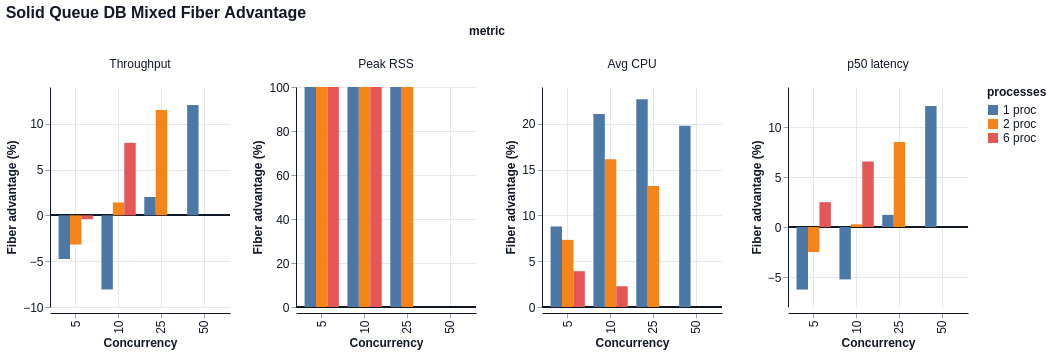

The Vega-Lite source for this figure:
### Vega-Lite specification from a JSON file in a GitHub repository (floating-point values rounded to 4 significant figures)
{"$schema": "https://vega.github.io/schema/vega-lite/v6.json", "title": "Solid Queue DB Mixed Fiber Advantage", "data": {"values": [{"concurrency": 5, "processes": "1 proc", "metric": "Throughput", "value": -4.764}, {"concurrency": 5, "processes": "1 proc", "metric": "Peak RSS", "value": 100.0}, {"concurrency": 5, "processes": "1 proc", "metric": "Avg CPU", "value": 8.785}, {"concurrency": 5, "processes": "1 proc", "metric": "p50 latency", "value": -6.256}, {"concurrency": 10, "processes": "1 proc", "metric": "Throughput", "value": -8.088}, {"concurrency": 10, "processes": "1 proc", "metric": "Peak RSS", "value": 100.0}, {"concurrency": 10, "processes": "1 proc", "metric": "Avg CPU", "value": 21.07}, {"concurrency": 10, "processes": "1 proc", "metric": "p50 latency", "value": -5.242}, {"concurrency": 25, "processes": "1 proc", "metric": "Throughput", "value": 2.005}, {"concurrency": 25, "processes": "1 proc", "metric": "Peak RSS", "value": 100.0}, {"concurrency": 25, "processes": "1 proc", "metric": "Avg CPU", "value": 22.66}, {"concurrency": 25, "processes": "1 proc", "metric": "p50 latency", "value": 1.213}, {"concurrency": 50, "processes": "1 proc", "metric": "Throughput", "value": 12.04}, {"concurrency": 50, "processes": "1 proc", "metric": "Peak RSS", "value": -0.0}, {"concurrency": 50, "processes": "1 proc", "metric": "Avg CPU", "value": 19.78}, {"concurrency": 50, "processes": "1 proc", "metric": "p50 latency", "value": 12.1}, {"concurrency": 5, "processes": "2 proc", "metric": "Throughput", "value": -3.183}, {"concurrency": 5, "processes": "2 proc", "metric": "Peak RSS", "value": 100.0}, {"concurrency": 5, "processes": "2 proc", "metric": "Avg CPU", "value": 7.322}, {"concurrency": 5, "processes": "2 proc", "metric": "p50 latency", "value": -2.504}, {"concurrency": 10, "processes": "2 proc", "metric": "Throughput", "value": 1.408}, {"concurrency": 10, "processes": "2 proc", "metric": "Peak RSS", "value": 100.0}, {"concurrency": 10, "processes": "2 proc", "metric": "Avg CPU", "value": 16.13}, {"concurrency": 10, "processes": "2 proc", "metric": "p50 latency", "value": 0.273}, {"concurrency": 25, "processes": "2 proc", "metric": "Throughput", "value": 11.49}, {"concurrency": 25, "processes": "2 proc", "metric": "Peak RSS", "value": 100.0}, {"concurrency": 25, "processes": "2 proc", "metric": "Avg CPU", "value": 13.19}, {"concurrency": 25, "processes": "2 proc", "metric": "p50 latency", "value": 8.495}, {"concurrency": 5, "processes": "6 proc", "metric": "Throughput", "value": -0.4235}, {"concurrency": 5, "processes": "6 proc", "metric": "Peak RSS", "value": 100.0}, {"concurrency": 5, "processes": "6 proc", "metric": "Avg CPU", "value": 3.906}, {"concurrency": 5, "processes": "6 proc", "metric": "p50 latency", "value": 2.483}, {"concurrency": 10, "processes": "6 proc", "metric": "Throughput", "value": 7.909}, {"concurrency": 10, "processes": "6 proc", "metric": "Peak RSS", "value": 100.0}, {"concurrency": 10, "processes": "6 proc", "metric": "Avg CPU", "value": 2.262}, {"concurrency": 10, "processes": "6 proc", "metric": "p50 latency", "value": 6.549}]}, "facet": {"column": {"field": "metric", "type": "nominal", "sort": ["Throughput", "Peak RSS", "Avg CPU", "p50 latency"]}}, "spec": {"width": 180, "height": 220, "layer": [{"mark": {"type": "rule", "color": "#111827", "strokeWidth": 1.5, "opacity": 0.75}, "encoding": {"y": {"datum": 0, "type": "quantitative", "title": "Fiber advantage (%)"}}}, {"mark": {"type": "bar", "tooltip": true}, "encoding": {"x": {"field": "concurrency", "type": "ordinal", "title": "Concurrency"}, "xOffset": {"field": "processes", "type": "nominal", "sort": ["1 proc", "2 proc", "6 proc"]}, "y": {"field": "value", "type": "quantitative", "title": "Fiber advantage (%)", "stack": null}, "color": {"field": "processes", "type": "nominal", "sort": ["1 proc", "2 proc", "6 proc"]}, "tooltip": [{"field": "metric", "type": "nominal"}, {"field": "concurrency", "type": "quantitative"}, {"field": "processes", "type": "nominal"}, {"field": "value", "type": "quantitative"}]}}]}, "resolve": {"scale": {"y": "independent"}}, "config": {"background": "white", "axis": {"labelFont": "Helvetica", "titleFont": "Helvetica", "labelFontSize": 12, "titleFontSize": 12, "labelColor": "#111827", "titleColor": "#111827", "domainColor": "#111827", "tickColor": "#9ca3af", "grid": true, "gridColor": "#e5e7eb"}, "header": {"labelFont": "Helvetica", "titleFont": "Helvetica", "labelFontSize": 12, "titleFontSize": 12, "labelColor": "#111827", "titleColor": "#111827"}, "legend": {"labelFont": "Helvetica", "titleFont": "Helvetica", "labelFontSize": 12, "titleFontSize": 12, "labelColor": "#111827", "titleColor": "#111827"}, "title": {"font": "Helvetica", "fontSize": 16, "anchor": "start", "color": "#111827"}, "view": {"stroke": null}}}
